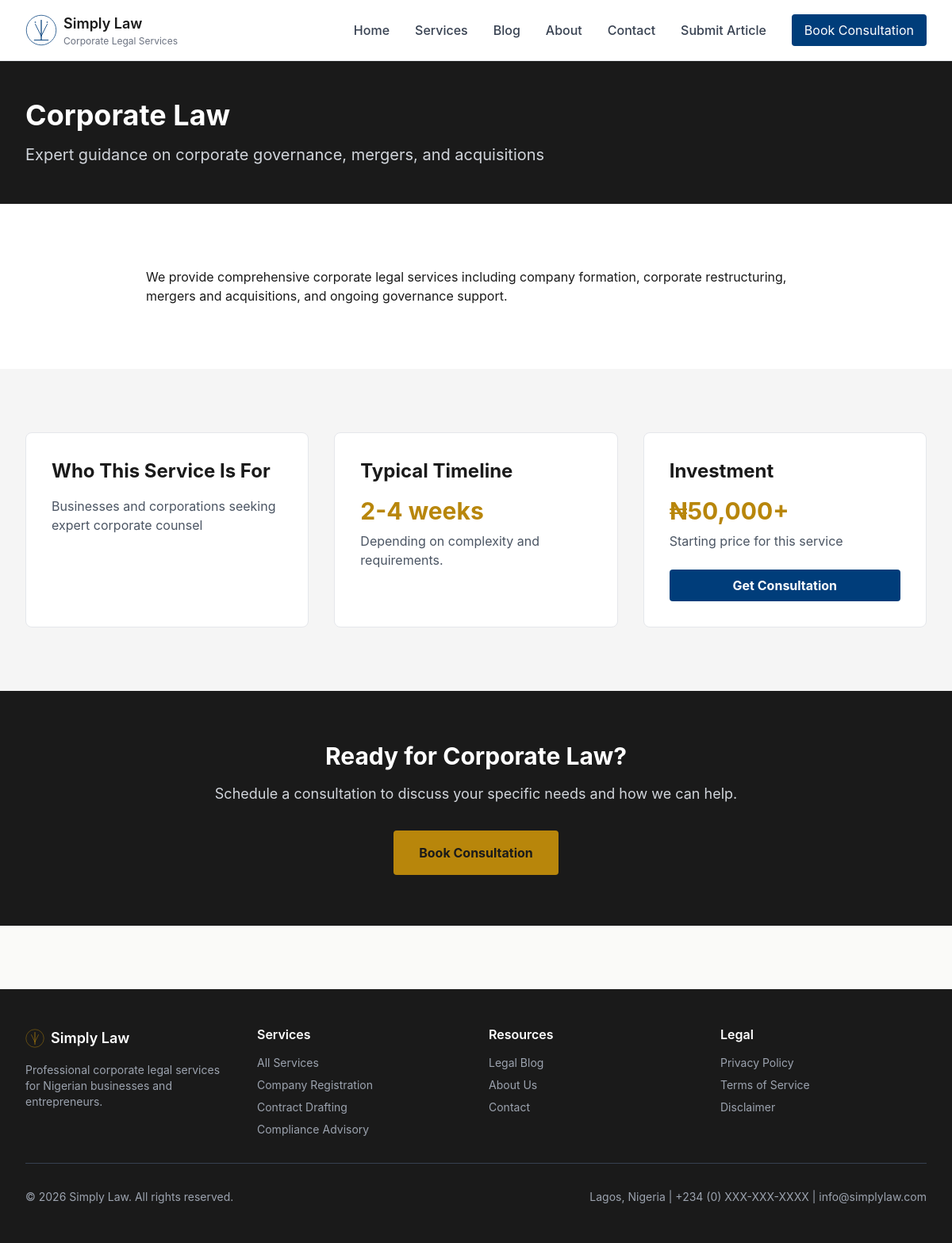
The page /services/corporate-law on the database as committed earlier.
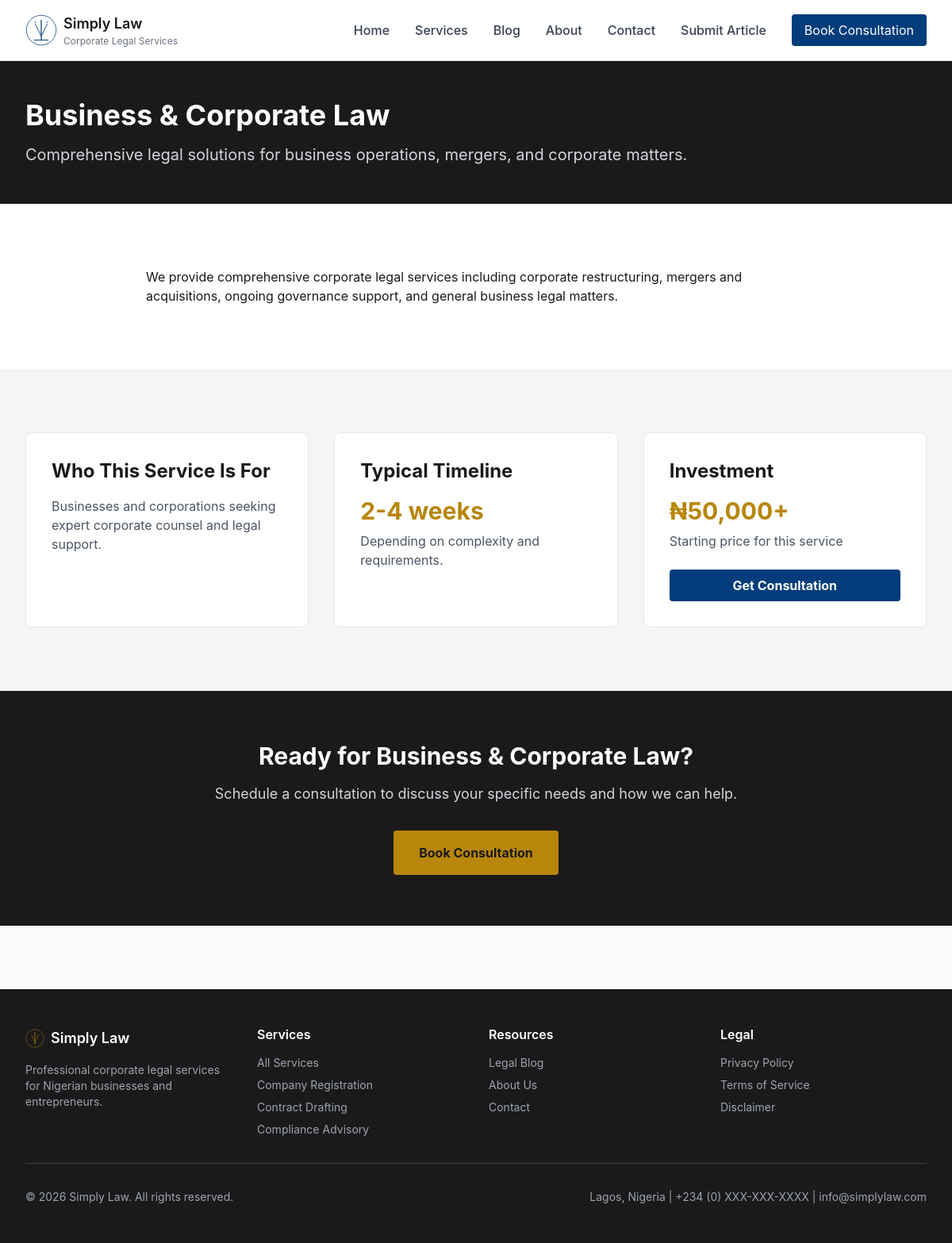
The same page on the database as committed later.
### models.py (models this page shows, shortened)
class Service(db.Model):
    id = db.Column(db.Integer, primary_key=True)
    name = db.Column(db.String(200), nullable=False)
    slug = db.Column(db.String(200), nullable=False, unique=True, index=True)
    description = db.Column(db.Text, nullable=False)  # Short description
    detailed_content = db.Column(db.Text, nullable=False)  # Full service page content
    who_needs_it = db.Column(db.Text, nullable=False)  # Target audience
    typical_timeline = db.Column(db.String(255), nullable=False)  # e.g., "2-4 weeks"
    base_price = db.Column(db.Float, nullable=True)  # Optional starting price
    icon_class = db.Column(db.String(100), nullable=True)  # For styling
    order = db.Column(db.Integer, default=0)  # Display order
    is_active = db.Column(db.Boolean, default=True)
    created_at = db.Column(db.DateTime, default=datetime.utcnow)
    updated_at = db.Column(db.DateTime, default=datetime.utcnow, onupdate=datetime.utcnow)
    seo_title = db.Column(db.String(255), nullable=True)
    seo_description = db.Column(db.String(500), nullable=True)
    seo_keywords = db.Column(db.String(500), nullable=True)
    bookings = db.relationship('Booking', backref='service', lazy=True, cascade='all, delete-orphan')
    __table_args__ = (
        db.Index('idx_service_slug', 'slug'),
        db.Index('idx_service_is_active', 'is_active'),
        db.Index('idx_service_order', 'order'),
    )

### blueprints/services.py (the view)
@bp.route('/<slug>')
def service_detail(slug):
    service = Service.query.filter_by(slug=slug, is_active=True).first_or_404()
    related_articles = Article.query.filter_by(
        status='approved'
    ).filter(
        Article.category.ilike(f'%{service.name}%')
    ).order_by(Article.date_posted.desc()).limit(3).all()
    return render_template('services/detail.html',
        service=service,
        related_articles=related_articles,
        page_title=service.seo_title or service.name,
        page_description=service.seo_description or service.description
    )

### templates/services/detail.html (shortened to what this page needs)
{% extends "base.html" %}
{% block content %}
<section class="bg-law-dark text-white py-12">
    <div class="max-w-7xl mx-auto px-4 sm:px-6 lg:px-8">
        <h1 class="text-4xl font-bold mb-4">{{ service.name }}</h1>
        <p class="text-xl text-gray-300">{{ service.description }}</p>
    </div>
</section>
<section class="py-20 bg-white">
    <div class="max-w-4xl mx-auto px-4 sm:px-6 lg:px-8">
        <div class="prose prose-lg max-w-none">
            {{ service.detailed_content | safe }}
        </div>
    </div>
</section>
<section class="py-20 bg-law-gray">
    <div class="max-w-7xl mx-auto px-4 sm:px-6 lg:px-8">
        <div class="grid grid-cols-1 md:grid-cols-3 gap-8">
            <div class="bg-white rounded-lg p-8 border border-gray-200">
                <h3 class="text-2xl font-bold text-law-dark mb-4">Who This Service Is For</h3>
                <div class="text-gray-600 prose">
                    {{ service.who_needs_it | safe }}
                </div>
            </div>
            <div class="bg-white rounded-lg p-8 border border-gray-200">
                <h3 class="text-2xl font-bold text-law-dark mb-4">Typical Timeline</h3>
                <p class="text-3xl font-bold text-law-gold mb-2">{{ service.typical_timeline }}</p>
                <p class="text-gray-600">Depending on complexity and requirements.</p>
            </div>
            <div class="bg-white rounded-lg p-8 border border-gray-200">
                <h3 class="text-2xl font-bold text-law-dark mb-4">Investment</h3>
                {% if service.base_price %}
                <p class="text-3xl font-bold text-law-gold mb-2">₦{{ "{:,.0f}".format(service.base_price) }}+</p>
                <p class="text-gray-600 mb-6">Starting price for this service</p>
                {% else %}
                <p class="text-lg text-gray-600 mb-6">Contact for custom quote</p>
                {% endif %}
                <a href="{{ url_for('bookings.index') }}" class="block py-2 bg-law-blue text-white font-bold rounded text-center hover:bg-opacity-90 transition">
                    Get Consultation
                </a>
            </div>
        </div>
    </div>
</section>
<section class="py-16 bg-law-dark text-white text-center">
    <div class="max-w-4xl mx-auto px-4 sm:px-6 lg:px-8">
        <h2 class="text-3xl font-bold mb-4">Ready for {{ service.name }}?</h2>
        <p class="text-lg text-gray-300 mb-8">
            Schedule a consultation to discuss your specific needs and how we can help.
        </p>
        <a href="{{ url_for('bookings.index') }}" class="inline-block px-8 py-4 bg-law-gold text-law-dark font-bold rounded hover:bg-opacity-90 transition">
            Book Consultation
        </a>
    </div>
</section>
{% endblock %}

Rows that differ between the two databases and show on the page:
no longer on this page (row edited): Service: name "Corporate Law", description "Expert guidance on corporate governance, mergers, and acquisitions", detailed_content "We provide comprehensive corporate legal services including company formation, corporate restructuring, mergers and acquisitions, and ongoing governance support.", who_needs_it "Businesses and corporations seeking expert corporate counsel", typical_timeline "2-4 weeks", base_price "50,000"
now on this page (row edited): Service: name "Business & Corporate Law", description "Comprehensive legal solutions for business operations, mergers, and corporate matters.", detailed_content "We provide comprehensive corporate legal services including corporate restructuring, mergers and acquisitions, ongoing governance support, and general business legal matters.", who_needs_it "Businesses and corporations seeking expert corporate counsel and legal support.", typical_timeline "2-4 weeks", base_price "50,000"
